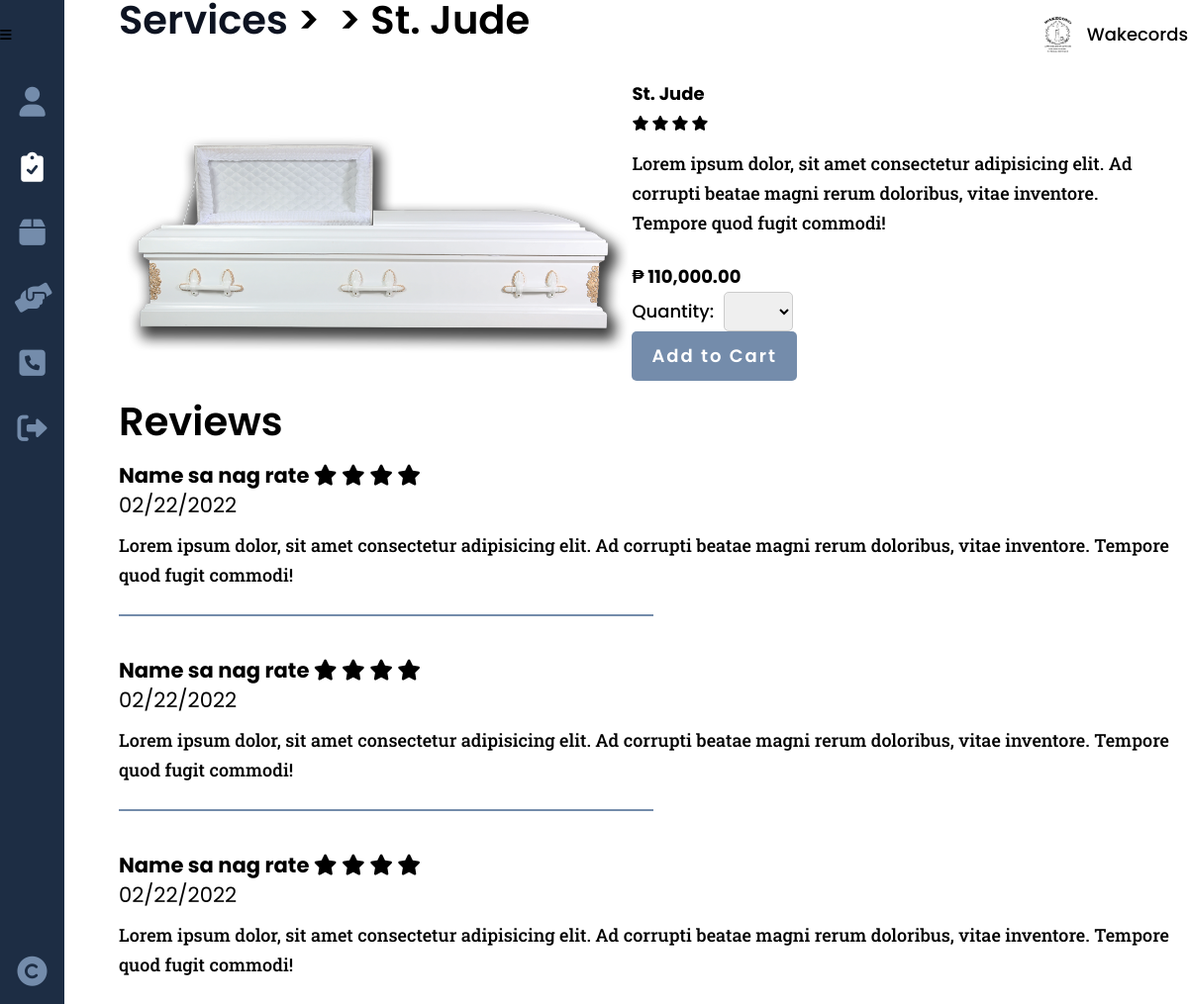
Screenshot of /funeral_tradition_this.php?service_id=1 with the database file from the repository.
### tables this page shows
CREATE TABLE `funeral` (
  `service_id` int(8) NOT NULL,
  `funeral_name` varchar(50) NOT NULL,
  `funeral_type` varchar(20) NOT NULL
);

CREATE TABLE `services` (
  `service_id` int(8) NOT NULL,
  `provider_id` int(8) NOT NULL,
  `service_type` varchar(20) NOT NULL,
  `service_name` varchar(50) NOT NULL,
  `service_desc` varchar(500) NOT NULL,
  `service_cost` decimal(9,2) NOT NULL,
  `service_img` varchar(100) NOT NULL,
  `service_status` varchar(10) NOT NULL
);

### others/db.php (called while the page is built, shortened)
<?php
	class DB
	{
		static $hostname = "localhost";
		static $dbname = "wakecords";
		static $username  = "root";
		static $password = "";
		public static function query($sql, $params=array(), $transactType)
		{
			$rows = array();
			try
			{
				$db = new PDO("mysql:host=". self::$hostname ."; dbname=". self::$dbname,  self::$username,  self::$password);
				$db->setAttribute(PDO::ATTR_ERRMODE, PDO::ERRMODE_EXCEPTION);
				$cmd = $db->prepare($sql);
				$cmd->execute($params);
				if($transactType == "READ")
					$rows = $cmd->fetchAll();
				else
					$rows = $db->lastInsertId();
			}
			catch(PDOException $e)
			{
				echo $e->getMessage();
			}
			return $rows;
		}
	}

### funeral_tradition_this.php (the view, shortened to what this page needs)
<?php
	include("others/head.php");
?>
<body>
	<div class="container">
		<?php include("others/header.php"); ?>
		<div class="banner">
			<?php
			include("others/sidebar.php"); ?>
			<section class="banner-con">
				<div class="wrapper">
					<div class="banner-div">
						<?php
							$service = DB::query("SELECT * FROM services s JOIN funeral f ON s.service_id = f.service_id WHERE s.service_id=?", array($_GET['service_id']), "READ");
							$service = $service[0];
							echo "
							<h2><a href='funeral.php'>Services</a> <span>> <a href='funeral_tradition.php?service_name={$_SESSION['service_name']}'>{$_SESSION['service_name']}</a> > {$service['funeral_name']}</span></h2>
							";
						?>
						<div class="banner-cards trad">
							<?php
								echo "
								<img class='card-img' src='images/providers/".$service['service_type']."/".$service['provider_id']."/".$service['service_img']."'>
								<div class='card-div'>
									<div>
										<h3>".$service['funeral_name']."
											<span>
												<i class='fa-solid fa-star'></i>
												<i class='fa-solid fa-star'></i>
												<i class='fa-solid fa-star'></i>
												<i class='fa-solid fa-star'></i>
											</span>
										</h3>
										<p>
											".$service['service_desc']."
										</p>
										<div class='card-price trad'>₱ ".number_format($service['service_cost'], 2, '.', ',')."</div>
										<form method='post'>
											<div>
												<label for='cbomaxqty'>Quantity: </label>
												<select name='cbomaxqty' required>
								";
								echo"
												</select>
											</div>
											<button type='submit' name='btnadd' class='btn trad' onclick=\"return confirm('Are you sure you want to add this to cart?');\">Add to Cart</button>
										</form>
									</div>
								</div>
								";
							?>
						</div>
						<div class="banner-ratings">
							<h2>Reviews</h2>
							<div class="rate">
								<h3>Name sa nag rate
									<span>
										<i class="fa-solid fa-star"></i>
										<i class="fa-solid fa-star"></i>
										<i class="fa-solid fa-star"></i>
										<i class="fa-solid fa-star"></i>
									</span>
									<span>
										02/22/2022
									</span>
								</h3>
								<p>Lorem ipsum dolor, sit amet consectetur adipisicing elit. Ad corrupti beatae magni rerum doloribus, vitae inventore. Tempore quod fugit commodi!</p>
							</div>
							<div class="hr"></div>
							<div class="rate">
								<h3>Name sa nag rate
									<span>
										<i class="fa-solid fa-star"></i>
										<i class="fa-solid fa-star"></i>
										<i class="fa-solid fa-star"></i>
										<i class="fa-solid fa-star"></i>
									</span>
									<span>
										02/22/2022
									</span>
								</h3>
								<p>Lorem ipsum dolor, sit amet consectetur adipisicing elit. Ad corrupti beatae magni rerum doloribus, vitae inventore. Tempore quod fugit commodi!</p>
							</div>
							<div class="hr"></div>
							<div class="rate">
								<h3>Name sa nag rate
									<span>
										<i class="fa-solid fa-star"></i>
										<i class="fa-solid fa-star"></i>
										<i class="fa-solid fa-star"></i>
										<i class="fa-solid fa-star"></i>
									</span>
									<span>
										02/22/2022
									</span>
								</h3>
								<p>Lorem ipsum dolor, sit amet consectetur adipisicing elit. Ad corrupti beatae magni rerum doloribus, vitae inventore. Tempore quod fugit commodi!</p>
							</div>
						</div>
					</div>
				</div>
			</section>
		</div>
	</div>
<?php include("others/footer-js.php"); ?>

### css/style.css (style rules this page uses)
:root { --dark-blue:#0d1321; --light-blue:#1d2d44; --pale-blue:#3e5c76; --light-gray:#748cab; --peach:#f0ebd8; --header-height:70px; --red: hsl(0,100%,40%); --green: hsl(133, 75%, 30%); --blue: hsl(180, 75%, 40%); }
* { padding:0;margin:0;box-sizing:border-box;resize:none;outline:none;border:none;text-decoration:none;list-style:none; }
body { font:500 18px/30px Poppins,sans-serif; }
.wrapper { width:90%;margin:0 auto 0 120px;padding-bottom:var(--size-8); }
section, main { padding:100px 0;background:#fff; }
.hr { width:50%;height:2px;background:var(--light-gray);margin-bottom:40px; }
h1,h2 { line-height:100%;margin-bottom:40px;position:relative; }
h2 { margin-bottom:20px; }
h3 { margin-bottom:10px;position:relative; }
h2 { font-size:40px;font-weight:600; }
h2 a { display:inline-block;position:relative;color:var(--dark-blue); }
h2 a:after { content:"";position:absolute;width:100%;transform:scaleX(0);height:2px;bottom:0;left:0;background-color:var(--light-blue);transform-origin:bottom right;transition:transform 0.25s ease-out; }
p { font-family:Roboto Slab,serif;margin-bottom:25px; }
input, textarea, select { display:block;width:100%;height:50px;margin-bottom:15px;border-radius:5px;padding:0 15px;font:500 16px/30px Poppins,sans-serif;resize:none; }
select { border:1px solid #ccc; }
.btn { display:inline-block;width:fit-content;background:var(--light-gray);color:#fff;text-align:center;text-decoration:none;letter-spacing:2px;margin-right:25px;font:600 18px/20px Poppins,sans-serif;padding:15px 20px;border-radius:5px; }
.banner-con { width:100%;padding:0; }
.banner-div { height:100%;padding-top:var(--size-11);position:relative; }
.banner-div h2 span { font-size:var(--size-5); }
.banner-cards { display:flex;column-gap:var(--size-5);flex-wrap:wrap; }
.banner-cards.trad { margin-bottom:var(--size-5); }
.banner-cards img { width:100%; }
.banner-cards h3, .banner-cards p { padding-inline:var(--size-3); }
.banner-cards h3 span { display:block;font-size:15px;color:var(--yellow-6); }
.banner-cards.trad h3 { font-size:var(--size-7); }
.banner-cards.trad h3, .banner-cards.trad p { padding-inline:0; }
.banner-cards p { font-size:var(--size-3); }
.banner-cards .card-price { font-size:var(--size-5);font-weight:bold;margin-bottom:30px;width:100%;text-align:center; }
.banner-cards .card-price.trad { text-align:left;margin-bottom:var(--size-5); }
.banner-cards .btn { position:absolute;bottom:30px;left:1rem; }
.banner-cards .btn.trad { position:static;transform:none;left:0; }
.banner-cards .card-img { width:48%; }
.banner-cards .card-div { width:48%;display:flex;align-items:center; }
.card-div form div { display:flex;align-items:center;column-gap:10px;margin-bottom:var(--size-5); }
.card-div form div select { width:70px;height:40px;margin:0; }
.banner-ratings .rate h3 span:last-child, .list h3 span { display:block;font-weight:normal; }

### rows the page displays
funeral: service_id.service_img (picture), funeral_name "St. Jude", service_id.service_desc "Lorem ipsum dolor, sit amet consectetur adipisicing elit. Ad corrupti beatae magni rerum doloribus, vitae inventore. Tempore quod fugit commodi!", service_id.service_cost "110,000.00"
